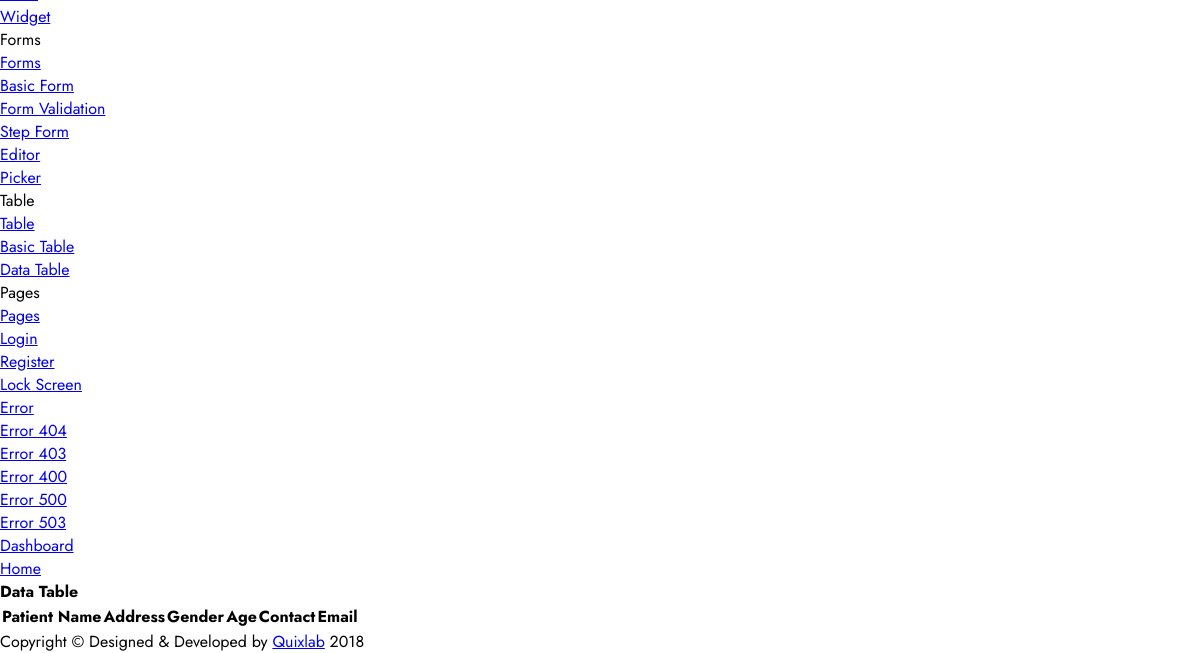
Before: /adminpatientview (lower part) with the older database file.
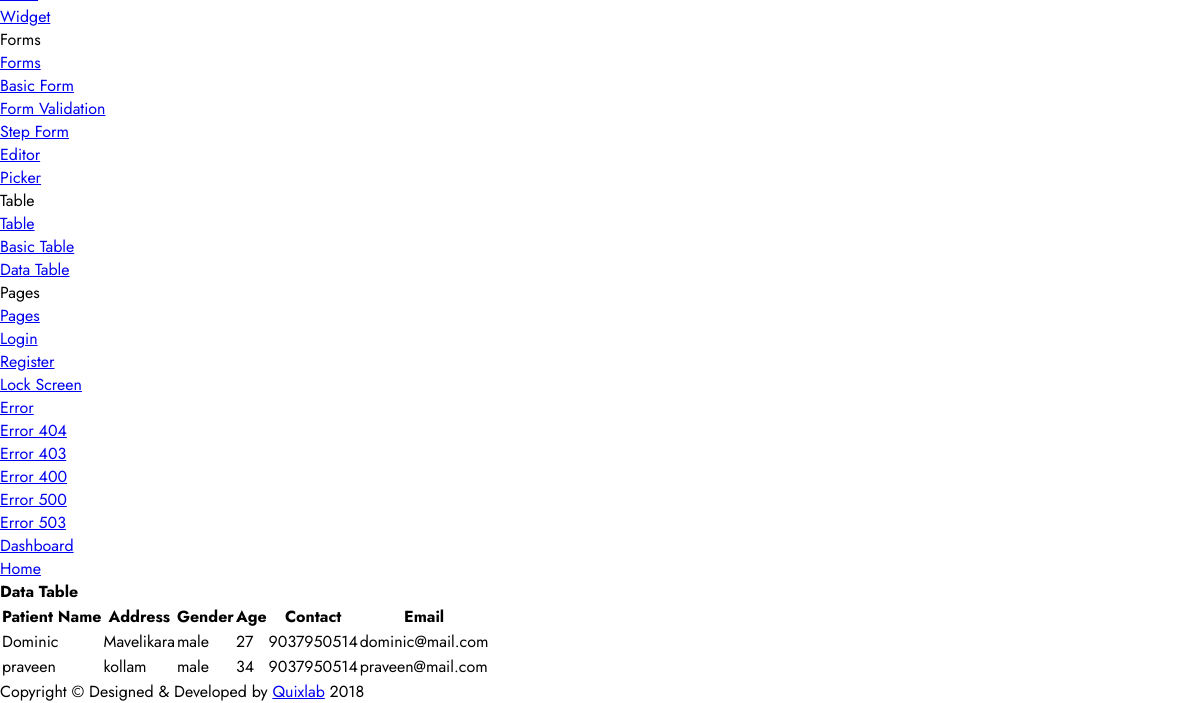
After: the same page with the newer database file.
### imfapp/models.py (models this page shows, shortened)
class PatientRegister(models.Model):
   patient_name=models.CharField(max_length=255)
   address=models.CharField(max_length=255)
   gender=models.CharField(max_length=255)
   age=models.IntegerField()
   patient_contact=models.CharField(max_length=20)
   login_id=models.ForeignKey('Login',on_delete=models.CASCADE)
   MRnumber = models.CharField(max_length=20, unique=True, editable=False)

class Login(models.Model):
    email = models.EmailField()
    password = models.CharField(max_length=255)
    usertype=models.IntegerField(default=0,null=True)
    login_status=models.IntegerField(default=0)

### imfapp/views.py (the view)
# urls.py: path('adminpatientview',views.adminpatientview,name='adminpatientview'),
def adminpatientview(request):
    view_id=PatientRegister.objects.all()
    return render(request,'adminpatview.html',{'data':view_id})

### imfapp/templates/adminpatview.html (shortened to what the changed rows need)
{% load static %}
<!DOCTYPE html>
<html lang="en">
<head>
    <link href="{% static 'admin/plugins/tables/css/datatable/dataTables.bootstrap4.min.css' %}" rel="stylesheet">
    <link href="{% static 'admin/css/style.css' %}" rel="stylesheet">
</head>
<body>
    <div id="main-wrapper">
        <div class="content-body">
            <div class="container-fluid">
                <div class="row">
                    <div class="col-12">
                        <div class="card">
                            <div class="card-body">
                                <div class="table-responsive">
                                    <table class="table table-striped table-bordered zero-configuration">
                                        <thead>
                                            <tr>
                                                <th>Patient Name</th>
                                                <th>Address</th>
                                                <th>Gender</th>
                                                <th>Age</th>
                                                <th>Contact</th>
                                                <th>Email</th>
                                            </tr>
                                        </thead>
                                        <tbody>
                                            {% for a in data %}
                                            <tr>
                                            <td>{{a.patient_name}}</td>
                                            <td>{{a.address}}</td>
                                            <td>{{a.gender}}</td>
                                            <td>{{a.age}}</td>
                                            <td>{{a.patient_contact}}</td>
                                            <td>{{a.login_id.email}}</td>
                                        </tr>
                                        {% endfor %}
                                    </table>
                                </div>
                            </div>
                        </div>
                    </div>
                </div>
            </div>
        </div>
    </div>
</body>
</html>

Changed rows visible on the page:
added PatientRegister: patient_name "Dominic", address "Mavelikara", gender "male", age "27", patient_contact "9037950514", login_id.email "dominic@mail.com"
added PatientRegister: patient_name "praveen", address "kollam", gender "male", age "34", patient_contact "9037950514", login_id.email "praveen@mail.com"
